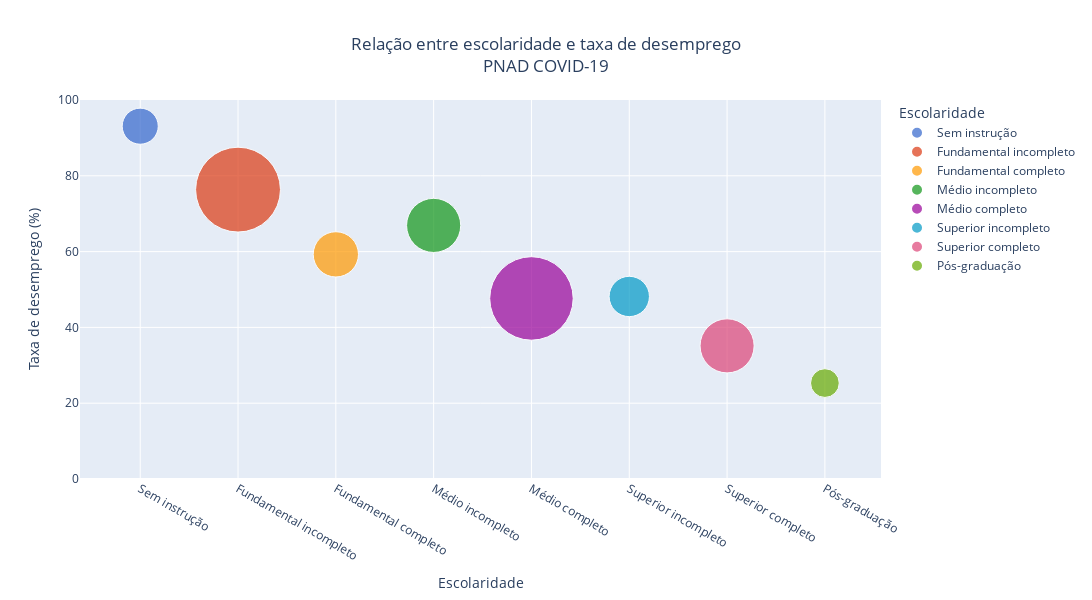

The code cell stored with this chart in its notebook:
### Code cell
fig = px.scatter(df_desemprego, x="escolaridade", y="desemprego",
	         size="n_entrevistados", color="escolaridade",
                 hover_name="escolaridade", size_max=60, width=1300, height=600,
                 color_discrete_sequence=px.colors.qualitative.G10,
                 labels=dict(escolaridade="Escolaridade", desemprego="Taxa de desemprego (%)", n_entrevistados="Nº entrevistados"),
                 title="Relação entre escolaridade e taxa de desemprego<br>PNAD COVID-19")

fig.update_yaxes(range=[0, 100])
fig.update_layout(title_x=0.5)

title_name = fig['layout']['title']['text']
title_name = title_name.replace('<br>PNAD COVID-19','')

fig.show()

plotly.offline.plot(fig, filename = f'./plots/{title_name}.html', auto_play=False, auto_open=False)

### Figure 1 — Plotly figure (JSON) as saved in the notebook; plotly's stock layout.template omitted (floating-point values rounded to 4 significant figures)
{"data": [{"hovertemplate": "<b>%{hovertext}</b><br><br>Escolaridade=%{x}<br>Taxa de desemprego (%)=%{y}<br>Nº entrevistados=%{marker.size}<extra></extra>", "hovertext": ["Sem instrução"], "legendgroup": "Sem instrução", "marker": {"color": "#3366CC", "size": [47821], "sizemode": "area", "sizeref": 73.45, "symbol": "circle"}, "mode": "markers", "name": "Sem instrução", "orientation": "v", "showlegend": true, "type": "scatter", "x": ["Sem instrução"], "xaxis": "x", "y": [93.09], "yaxis": "y"}, {"hovertemplate": "<b>%{hovertext}</b><br><br>Escolaridade=%{x}<br>Taxa de desemprego (%)=%{y}<br>Nº entrevistados=%{marker.size}<extra></extra>", "hovertext": ["Fundamental incompleto"], "legendgroup": "Fundamental incompleto", "marker": {"color": "#DC3912", "size": [264414], "sizemode": "area", "sizeref": 73.45, "symbol": "circle"}, "mode": "markers", "name": "Fundamental incompleto", "orientation": "v", "showlegend": true, "type": "scatter", "x": ["Fundamental incompleto"], "xaxis": "x", "y": [76.35], "yaxis": "y"}, {"hovertemplate": "<b>%{hovertext}</b><br><br>Escolaridade=%{x}<br>Taxa de desemprego (%)=%{y}<br>Nº entrevistados=%{marker.size}<extra></extra>", "hovertext": ["Fundamental completo"], "legendgroup": "Fundamental completo", "marker": {"color": "#FF9900", "size": [75259], "sizemode": "area", "sizeref": 73.45, "symbol": "circle"}, "mode": "markers", "name": "Fundamental completo", "orientation": "v", "showlegend": true, "type": "scatter", "x": ["Fundamental completo"], "xaxis": "x", "y": [59.27], "yaxis": "y"}, {"hovertemplate": "<b>%{hovertext}</b><br><br>Escolaridade=%{x}<br>Taxa de desemprego (%)=%{y}<br>Nº entrevistados=%{marker.size}<extra></extra>", "hovertext": ["Médio incompleto"], "legendgroup": "Médio incompleto", "marker": {"color": "#109618", "size": [107635], "sizemode": "area", "sizeref": 73.45, "symbol": "circle"}, "mode": "markers", "name": "Médio incompleto", "orientation": "v", "showlegend": true, "type": "scatter", "x": ["Médio incompleto"], "xaxis": "x", "y": [66.91], "yaxis": "y"}, {"hovertemplate": "<b>%{hovertext}</b><br><br>Escolaridade=%{x}<br>Taxa de desemprego (%)=%{y}<br>Nº entrevistados=%{marker.size}<extra></extra>", "hovertext": ["Médio completo"], "legendgroup": "Médio completo", "marker": {"color": "#990099", "size": [256040], "sizemode": "area", "sizeref": 73.45, "symbol": "circle"}, "mode": "markers", "name": "Médio completo", "orientation": "v", "showlegend": true, "type": "scatter", "x": ["Médio completo"], "xaxis": "x", "y": [47.64], "yaxis": "y"}, {"hovertemplate": "<b>%{hovertext}</b><br><br>Escolaridade=%{x}<br>Taxa de desemprego (%)=%{y}<br>Nº entrevistados=%{marker.size}<extra></extra>", "hovertext": ["Superior incompleto"], "legendgroup": "Superior incompleto", "marker": {"color": "#0099C6", "size": [59678], "sizemode": "area", "sizeref": 73.45, "symbol": "circle"}, "mode": "markers", "name": "Superior incompleto", "orientation": "v", "showlegend": true, "type": "scatter", "x": ["Superior incompleto"], "xaxis": "x", "y": [48.16], "yaxis": "y"}, {"hovertemplate": "<b>%{hovertext}</b><br><br>Escolaridade=%{x}<br>Taxa de desemprego (%)=%{y}<br>Nº entrevistados=%{marker.size}<extra></extra>", "hovertext": ["Superior completo"], "legendgroup": "Superior completo", "marker": {"color": "#DD4477", "size": [107441], "sizemode": "area", "sizeref": 73.45, "symbol": "circle"}, "mode": "markers", "name": "Superior completo", "orientation": "v", "showlegend": true, "type": "scatter", "x": ["Superior completo"], "xaxis": "x", "y": [35.13], "yaxis": "y"}, {"hovertemplate": "<b>%{hovertext}</b><br><br>Escolaridade=%{x}<br>Taxa de desemprego (%)=%{y}<br>Nº entrevistados=%{marker.size}<extra></extra>", "hovertext": ["Pós-graduação"], "legendgroup": "Pós-graduação", "marker": {"color": "#66AA00", "size": [30290], "sizemode": "area", "sizeref": 73.45, "symbol": "circle"}, "mode": "markers", "name": "Pós-graduação", "orientation": "v", "showlegend": true, "type": "scatter", "x": ["Pós-graduação"], "xaxis": "x", "y": [25.31], "yaxis": "y"}], "layout": {"height": 600, "legend": {"itemsizing": "constant", "title": {"text": "Escolaridade"}, "tracegroupgap": 0}, "title": {"text": "Relação entre escolaridade e taxa de desemprego<br>PNAD COVID-19", "x": 0.5}, "width": 1300, "xaxis": {"anchor": "y", "categoryarray": ["Sem instrução", "Fundamental incompleto", "Fundamental completo", "Médio incompleto", "Médio completo", "Superior incompleto", "Superior completo", "Pós-graduação"], "categoryorder": "array", "domain": [0, 1], "title": {"text": "Escolaridade"}}, "yaxis": {"anchor": "x", "domain": [0, 1], "range": [0, 100], "title": {"text": "Taxa de desemprego (%)"}}}}
